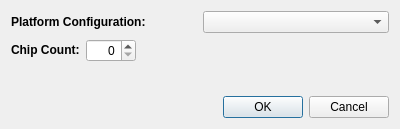
<?xml version="1.0" encoding="UTF-8"?>
<ui version="4.0">
 <class>CreateConfigurationDialogClass</class>
 <widget class="QDialog" name="CreateConfigurationDialogClass">
  <property name="geometry">
   <rect>
    <x>0</x>
    <y>0</y>
    <width>400</width>
    <height>129</height>
   </rect>
  </property>
  <property name="windowTitle">
   <string>Create a TAC Configuration</string>
  </property>
  <layout class="QVBoxLayout" name="verticalLayout">
   <item>
    <layout class="QHBoxLayout" name="horizontalLayout_2">
     <item>
      <widget class="QLabel" name="label">
       <property name="text">
        <string>&lt;html&gt;&lt;head/&gt;&lt;body&gt;&lt;p&gt;&lt;span style=&quot; font-size:9pt; font-weight:600;&quot;&gt;Platform Configuration:&lt;/span&gt;&lt;/p&gt;&lt;/body&gt;&lt;/html&gt;</string>
       </property>
      </widget>
     </item>
     <item>
      <widget class="QComboBox" name="_platformComboBox"/>
     </item>
    </layout>
   </item>
   <item>
    <layout class="QHBoxLayout" name="horizontalLayout">
     <item>
      <widget class="QLabel" name="_countLabel">
       <property name="text">
        <string>&lt;html&gt;&lt;head/&gt;&lt;body&gt;&lt;p&gt;&lt;span style=&quot; font-size:9pt; font-weight:600;&quot;&gt;Chip Count:&lt;/span&gt;&lt;/p&gt;&lt;/body&gt;&lt;/html&gt;</string>
       </property>
      </widget>
     </item>
     <item>
      <widget class="QSpinBox" name="_chipCount">
       <property name="minimumSize">
        <size>
         <width>50</width>
         <height>0</height>
        </size>
       </property>
       <property name="alignment">
        <set>Qt::AlignRight|Qt::AlignTrailing|Qt::AlignVCenter</set>
       </property>
      </widget>
     </item>
     <item>
      <spacer name="horizontalSpacer">
       <property name="orientation">
        <enum>Qt::Horizontal</enum>
       </property>
       <property name="sizeHint" stdset="0">
        <size>
         <width>40</width>
         <height>20</height>
        </size>
       </property>
      </spacer>
     </item>
    </layout>
   </item>
   <item>
    <spacer name="verticalSpacer">
     <property name="orientation">
      <enum>Qt::Vertical</enum>
     </property>
     <property name="sizeHint" stdset="0">
      <size>
       <width>20</width>
       <height>23</height>
      </size>
     </property>
    </spacer>
   </item>
   <item>
    <widget class="QDialogButtonBox" name="buttonBox">
     <property name="orientation">
      <enum>Qt::Horizontal</enum>
     </property>
     <property name="standardButtons">
      <set>QDialogButtonBox::Cancel|QDialogButtonBox::Ok</set>
     </property>
    </widget>
   </item>
  </layout>
 </widget>
 <resources/>
 <connections>
  <connection>
   <sender>buttonBox</sender>
   <signal>accepted()</signal>
   <receiver>CreateConfigurationDialogClass</receiver>
   <slot>accept()</slot>
   <hints>
    <hint type="sourcelabel">
     <x>248</x>
     <y>254</y>
    </hint>
    <hint type="destinationlabel">
     <x>157</x>
     <y>274</y>
    </hint>
   </hints>
  </connection>
  <connection>
   <sender>buttonBox</sender>
   <signal>rejected()</signal>
   <receiver>CreateConfigurationDialogClass</receiver>
   <slot>reject()</slot>
   <hints>
    <hint type="sourcelabel">
     <x>316</x>
     <y>260</y>
    </hint>
    <hint type="destinationlabel">
     <x>286</x>
     <y>274</y>
    </hint>
   </hints>
  </connection>
 </connections>
</ui>
